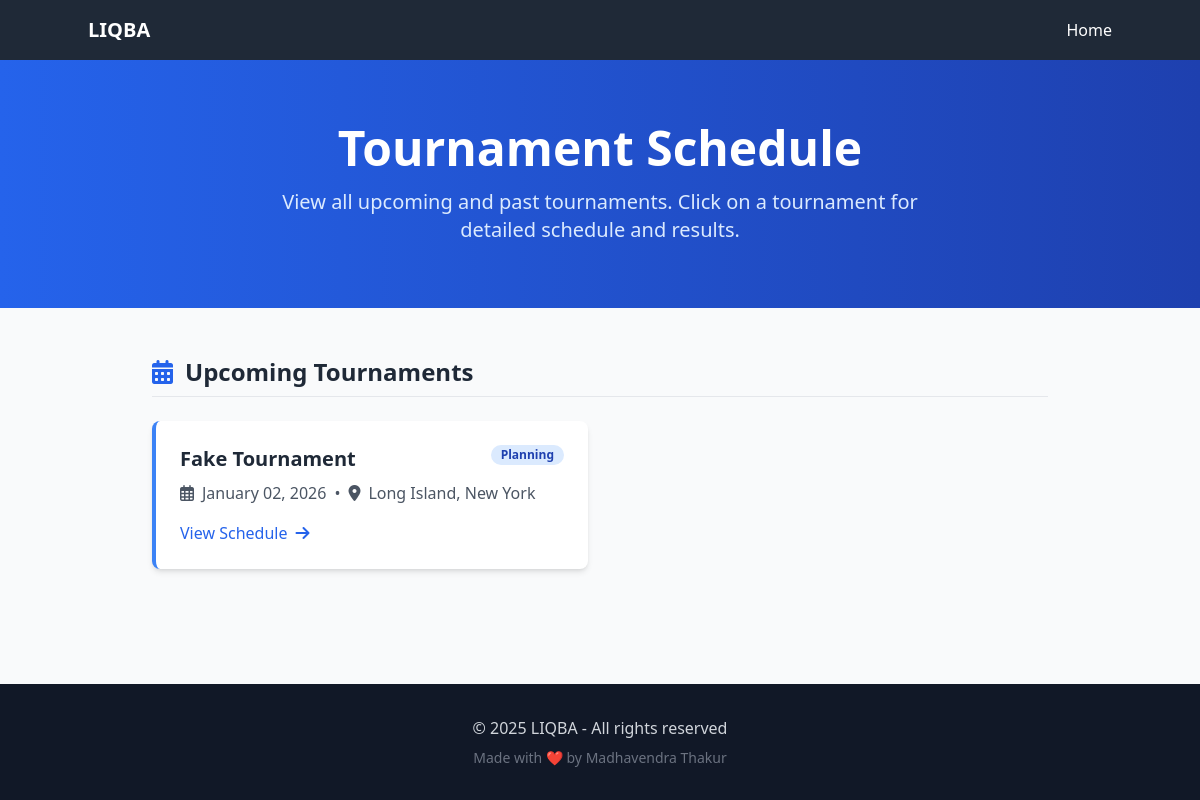
Page /schedule/ on the committed database.
### models/tournament.py (models this page shows, shortened)
class Tournament(db.Model):
    __tablename__ = 'tournament'
    id = db.Column(db.Integer, primary_key=True)
    name = db.Column(db.String(100), nullable=False)
    date = db.Column(db.Date, nullable=False)
    location = db.Column(db.String(100))
    password = db.Column(db.String(10), nullable=False)
    format_json = db.Column(db.Text, nullable=False, default='{}')  # JSON format with default value
    status = db.Column(db.String(20), default='planning')  # planning, registration, active, completed
    created_at = db.Column(db.DateTime, server_default=db.func.now())
    updated_at = db.Column(db.DateTime, server_default=db.func.now(), onupdate=db.func.now())
    games = db.relationship('Game', back_populates='tournament', lazy=True, cascade='all, delete-orphan')
    questions = db.relationship('Question', back_populates='tournament_rel', lazy=True, foreign_keys='Question.tournament_id')
    team_aliases = db.relationship('TeamAlias', back_populates='tournament', lazy=True, cascade='all, delete-orphan')
    room_aliases = db.relationship('RoomAlias', back_populates='tournament', lazy=True, cascade='all, delete-orphan')
    reader_assignments = db.relationship(
        'ReaderTournament',
        back_populates='tournament',
        cascade='all, delete-orphan',
        single_parent=True
    )
    readers = association_proxy(
        'reader_assignments', 'reader',
        creator=lambda r: ReaderTournament(reader=r)
    )
    @property
    def format(self):
        return json.loads(self.format_json)
    @format.setter
    def format(self, value):
        if isinstance(value, str):
            self.format_json = value
        else:
            self.format_json = json.dumps(value)

### controllers/public_controller.py (the view)
@public_bp.route('/schedule')
@public_bp.route('/schedule/')
def list_tournaments():
    now = datetime.now().date()
    all_tournaments = Tournament.query.order_by(Tournament.date.desc()).all()
    upcoming_tournaments = [t for t in all_tournaments if t.date >= now]
    past_tournaments = [t for t in all_tournaments if t.date < now]
    return render_template('tournaments_list.html',
                         upcoming_tournaments=upcoming_tournaments,
                         past_tournaments=past_tournaments,
                         now=datetime.now())

### templates/public/tournaments_list.html (shortened to what this page needs)
<!DOCTYPE html>
<html lang="en" class="h-full">
<head>
  <script src="https://cdn.tailwindcss.com"></script>
  <link rel="stylesheet" href="https://cdnjs.cloudflare.com/ajax/libs/font-awesome/6.0.0/css/all.min.css">
</head>
<body class="bg-gray-50 flex flex-col min-h-screen">
  <div id="page-container" class="flex flex-col min-h-screen">
    <div id="content-wrap" class="flex-grow">
  <nav class="bg-gray-800 text-white p-4 shadow-lg">
    <div class="container mx-auto flex justify-between items-center">
      <a href="{{ url_for('index') }}" class="text-xl font-bold hover:text-gray-300 transition">LIQBA</a>
      <div class="space-x-4">
        <a href="{{ url_for('index') }}" class="hover:underline">Home</a>
      </div>
    </div>
  </nav>
  <div class="bg-gradient-to-r from-blue-600 to-blue-800 text-white py-16">
    <div class="container mx-auto text-center px-4">
      <h1 class="text-4xl md:text-5xl font-bold mb-4">Tournament Schedule</h1>
      <p class="text-xl text-blue-100 max-w-2xl mx-auto">View all upcoming and past tournaments. Click on a tournament for detailed schedule and results.</p>
    </div>
  </div>
  <div class="container mx-auto px-4 py-12">
    <div class="max-w-4xl mx-auto">
      {% if upcoming_tournaments %}
      <section class="mb-16">
        <h2 class="text-2xl font-bold mb-6 text-gray-800 border-b pb-2 flex items-center">
          <i class="fas fa-calendar-alt text-blue-600 mr-3"></i>
          Upcoming Tournaments
        </h2>
        <div class="grid gap-6 md:grid-cols-2">
          {% for tournament in upcoming_tournaments %}
          <div class="bg-white rounded-lg shadow-md overflow-hidden border-l-4 border-blue-500 hover:shadow-lg transition-shadow">
            <div class="p-6">
              <div class="flex justify-between items-start mb-2">
                <h3 class="text-xl font-bold text-gray-800">{{ tournament.name }}</h3>
                <span class="bg-blue-100 text-blue-800 text-xs font-semibold px-2.5 py-0.5 rounded-full">
                  {{ tournament.status|title }}
                </span>
              </div>
              <div class="flex items-center text-gray-600 mb-4">
                <i class="far fa-calendar-alt mr-2"></i>
                <span>{{ tournament.date.strftime('%B %d, %Y') }}</span>
                {% if tournament.location %}
                <span class="mx-2">•</span>
                <i class="fas fa-map-marker-alt mr-2"></i>
                <span>{{ tournament.location }}</span>
                {% endif %}
              </div>
              <a href="{{ url_for('public.schedule_all', tournament_id=tournament.id) }}"
                 class="inline-flex items-center text-blue-600 hover:text-blue-800 font-medium">
                View Schedule
                <i class="fas fa-arrow-right ml-2"></i>
              </a>
            </div>
          </div>
          {% endfor %}
        </div>
      </section>
      {% endif %}
    </div>
  </div>
    </div>
    <footer class="bg-gray-900 text-gray-300 py-8 mt-auto">
      <div class="container mx-auto px-4 text-center">
        <p>© 2025 LIQBA - All rights reserved</p>
        <p class="text-sm text-gray-500 mt-2">Made with ❤️ by Madhavendra Thakur</p>
      </div>
    </footer>
  </div>
</body>
</html>

### templates/public/tournaments_list.html (style rules this page uses)
html, body { height: 100%; }
#page-container { min-height: 100vh; display: flex; flex-direction: column; }
#content-wrap { flex: 1; }

### rows in the picture
Tournament: name "Fake Tournament", status "Planning", date "January 02, 2026", location "Long Island, New York"
